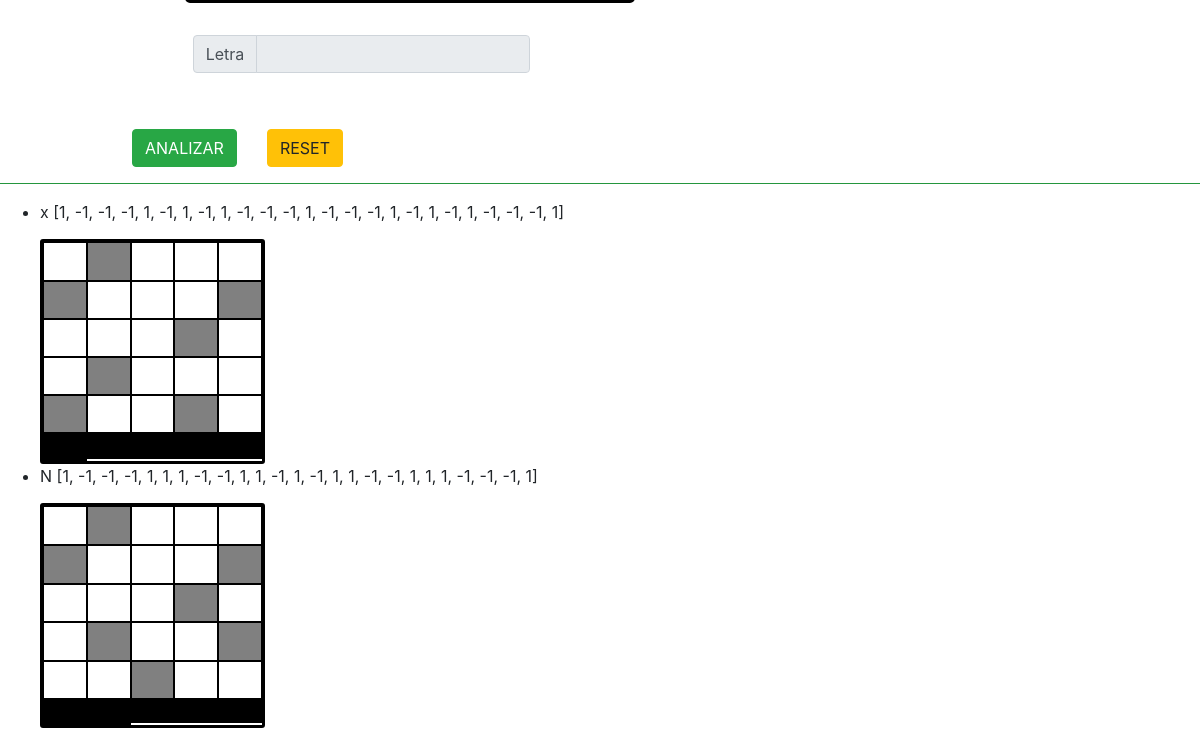
Before: / (lower part) with the older database file.
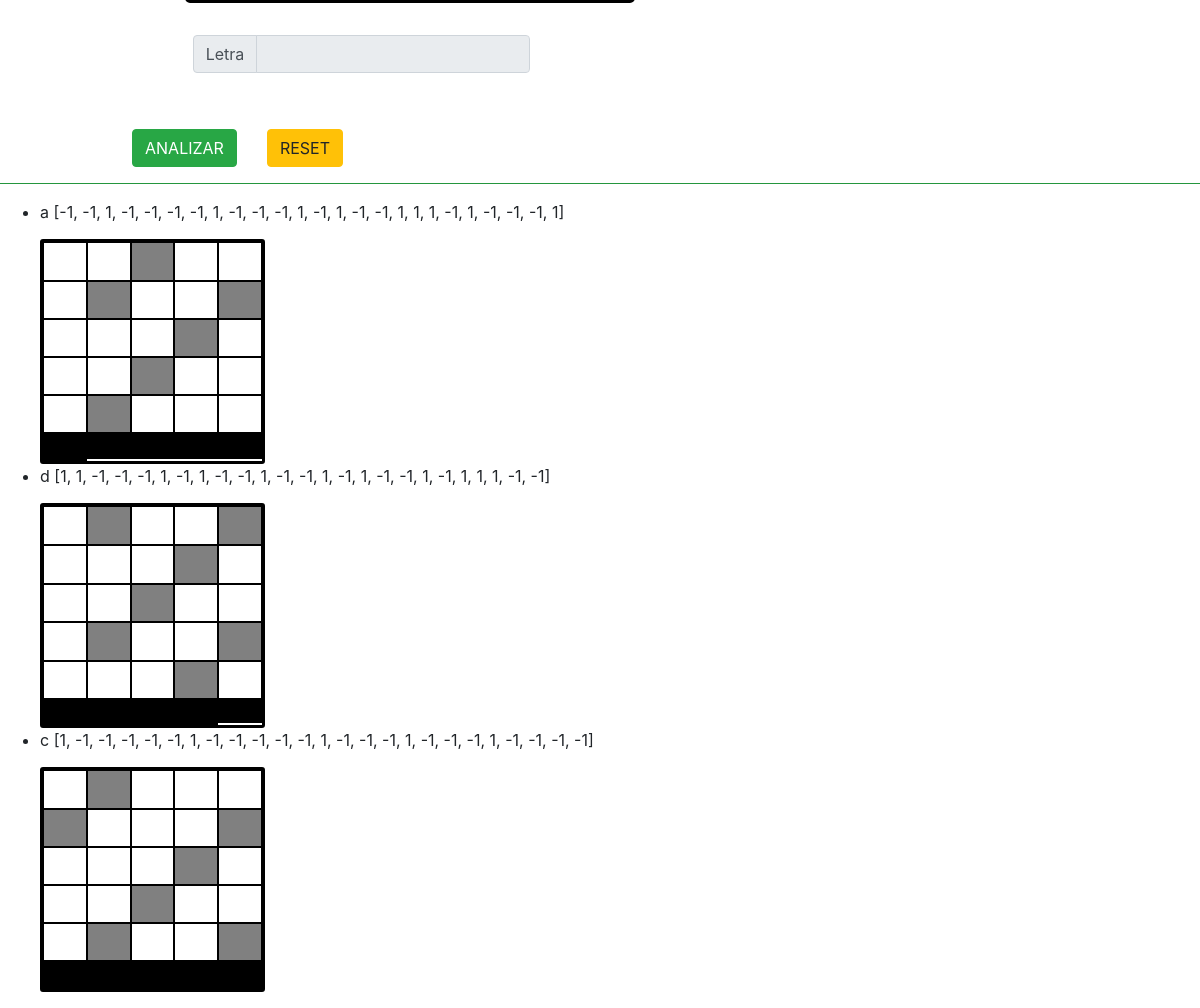
After: the same page with the newer database file.
### models.py (models this page shows)
class Imagen(db.Model):
    __tablename__ = 'imagen'
    id = Column(Integer, primary_key=True)
    patron = Column(String)
    letra = Column(String)

### server.py (the view)
@app.route("/")
def index():
    lista = db.session.query(Imagen).all()
    print(lista)
    return render_template("code.html",lista=lista)

### templates/code.html (shortened to what this page needs)
<!DOCTYPE html>
<html lang="en">
  <head>
    <link rel="stylesheet" href="https://maxcdn.bootstrapcdn.com/bootstrap/4.0.0/css/bootstrap.min.css">
    <link href="{{url_for('static',filename='css/styles.css')}}" rel="stylesheet" />
  </head>
  <body>
    <div>
      <div class="container-fluid">
        <div class="row my-2">
          <div class="col col-auto" id="ocultarGrid1">
            <div class="secondMatrix">
              <div class="my-4 d-inline-flex p-2 bd-highlight">
                <div class="input-group mb-3">
                  <div class="input-group-prepend">
                    <span class="input-group-text" id="inputGroup-sizing-default">Letra</span>
                  </div>
                  <input disabled="disabled" class="form-control" type="text" aria-label="Sizing example input" aria-describedby="inputGroup-sizing-default">
                </div>
              </div>
              </div>
            </div>
          </div>
        </div>
        <div id="espaciar">
          <div for="quantity" id="quantity">
              <div class="row my-2">
                <div class="col col-auto">
                  <button id="boton1" class="btn btn-success">ANALIZAR</button>
                </div>
                <div class="col col-auto">
                  <button class="reset btn btn-warning">RESET</button>
                </div>
              </div>
          </div>
        </div>
        <hr class="bg-success">
        <ul>
        {% for elem in lista -%}
        <li>{{ elem.letra }} {{ elem.patron }}</li>
              <div class="gridContainer2">
                  {% for pixel in elem.patron  -%}
              {% if pixel =="1" -%}
                   <div class="color"></div>
                {% else -%}
                        <div class="square"></div>
                {% endif -%}
               {% endfor -%}
       </div>
        {% endfor -%}
        </ul>
      </div>
  </body>
</html>

### static/css/styles.css (style rules this page uses)
body { width: auto; height: auto; }
.secondMatrix { display: inline-block; padding-left: 20%; }
.square { background-color: white; border: 1px solid black; }
.color { background-color: gray; border: 1px solid black; }
.gridContainer2 { margin-top: 15px; margin-right: 20px; display: inline-grid; grid-template-columns: repeat(5, 2fr); grid-template-rows: repeat(5, 2fr); border: 3px solid black; border-radius: 3px; height: 225px; width: 225px; }
#boton1 { display: block; }
#espaciar { padding-left: 11%; }

Changed rows visible on the page:
changed Imagen (number 1 of 3 on the later page): letra "x" → "a"; patron "[1, -1, -1, -1, 1, -1, 1, -1, 1, -1, -1, -1, 1, -1, -1, -1, 1, -1, 1, -1, 1, -1, -1, -1, 1]" → "[-1, -1, 1, -1, -1, -1, -1, 1, -1, -1, -1, 1, -1, 1, -1, -1, 1, 1, 1, -1, 1, -1, -1, -1, 1]"
changed Imagen (number 2 of 3 on the later page): letra "N" → "d"; patron "[1, -1, -1, -1, 1, 1, 1, -1, -1, 1, 1, -1, 1, -1, 1, 1, -1, -1, 1, 1, 1, -1, -1, -1, 1]" → "[1, 1, -1, -1, -1, 1, -1, 1, -1, -1, 1, -1, -1, 1, -1, 1, -1, -1, 1, -1, 1, 1, 1, -1, -1]"
added Imagen: letra "c", patron "[1, -1, -1, -1, -1, -1, 1, -1, -1, -1, -1, -1, 1, -1, -1, -1, 1, -1, -1, -1, 1, -1, -1, -1, -1]"
